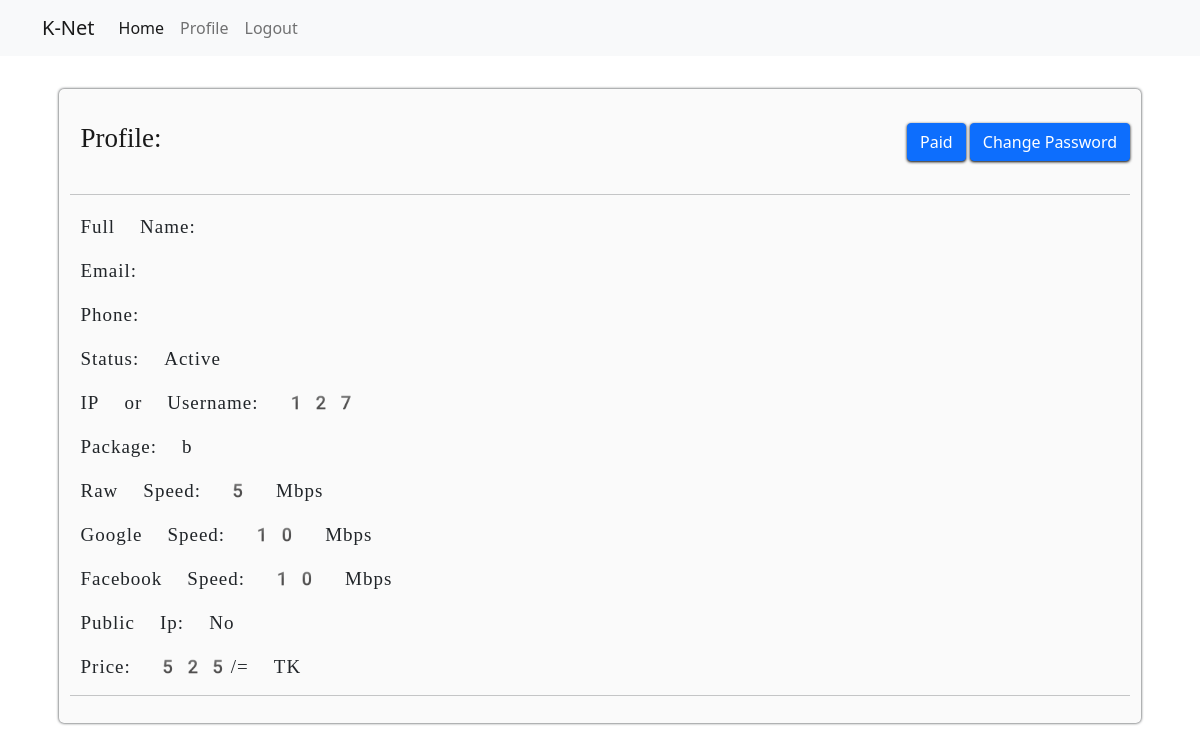
The app's page /clients/profile/user_dashboard (signed in) with its own data.
### apps/core/models.py (models this page shows, shortened)
class Isp_info(models.Model):
    name = models.CharField(max_length=200)
    address = models.CharField(max_length=200)
    phone = models.CharField(max_length=200)
    email = models.EmailField(max_length=200)
    website = models.URLField(max_length=200)

class Package(models.Model):
    choice_status = (('Active', 'Active'), ('Inactive', 'Inactive'))
    name = models.CharField(max_length=200)
    speed = models.IntegerField()
    ggc = models.IntegerField(default=10, verbose_name='GGC')
    fna = models.IntegerField(default=10, verbose_name='FNA')
    public_ip = models.BooleanField(default=False)
    status = models.CharField(max_length=100, choices=choice_status)
    price = models.IntegerField()

### apps/users/models.py (models this page shows, shortened)
class User(AbstractBaseUser):
    user_id = models.IntegerField(unique=True,)
    client = models.BooleanField(default=True)
    reseller = models.BooleanField(default=False)
    owner = models.BooleanField(default=False)
    worker = models.BooleanField(default=False)
    staff = models.BooleanField(default=False)
    admin = models.BooleanField(default=False)
    USERNAME_FIELD = 'user_id'
    REQUIRED_FIELDS = []
    object = UserManager()
    @property
    def is_superuser(self):
        if self.admin == True:
            return True
        else:
            return False

### apps/clients/models.py (models this page shows, shortened)
class Clients(models.Model):
    genders = (
        ('Male', 'Male'),
        ('Female', 'Female'),
        ('Others', 'Others'),
    )
    choice_status = (('Active', 'Active'), ('Inactive', 'Inactive'))
    user = models.OneToOneField(User, on_delete=models.CASCADE)
    first_name = models.CharField(max_length=245)
    last_name = models.CharField(max_length=245)
    gender = models.CharField(max_length=245, choices=genders)
    email = models.EmailField(max_length=245)
    phone = models.CharField(max_length=11)
    nid = models.CharField(max_length=11)
    client_id = models.IntegerField(unique=True)
    ip_username = models.CharField(max_length=20,
                                   unique=True,
                                   null=True,
                                   blank=True,
                                   verbose_name='IP/Username')
    address = models.CharField(max_length=100)
    olt_details = models.ForeignKey(Olt,
                                    on_delete=models.CASCADE,
                                    null=True,
                                    blank=True)
    onu_details = models.ForeignKey(Onu,
                                    on_delete=models.CASCADE,
                                    null=True,
                                    blank=True)
    switch_details = models.ForeignKey(Switch,
                                       on_delete=models.CASCADE,
                                       null=True,
                                       blank=True)
    router_details = models.ForeignKey(Router,
                                       on_delete=models.CASCADE,
                                       null=True,
                                       blank=True)
    package_details = models.ForeignKey(Package,
                                        on_delete=models.CASCADE,
                                        null=True,
                                        blank=True)
    pop_details = models.ForeignKey(Pop,
                                    on_delete=models.CASCADE,
                                    null=True,
                                    blank=True)
    status = models.CharField(max_length=100,
                              default='Active',
                              choices=choice_status)
    paid = models.BooleanField(default=False)
    reseller = models.ForeignKey(
        Resellers, on_delete=models.CASCADE, null=True, blank=True)
    date = models.DateTimeField(auto_now_add=True)

### apps/clients/views.py (the view)
# urls.py: path('profile/user_dashboard', views.client_profile,
@login_required(login_url='client-login')
def client_profile(request):
    isp_info = Isp_info.objects.filter(id=1).first()
    context = {'isp_info': isp_info}
    return render(request, 'clients/clients_userpage.html', context)

### apps/clients/templates/clients/clients_userpage.html (shortened to what this page needs)
{% extends 'home/home.html' %}
{% block content %}
<section>
  <div class="container">
    <div class="user-dashboard-wrapper">
      <div class="profile-title">
        <h3>Profile:</h3>
        <div>
          {% if request.user.clients.paid == False %}
            {% if request.user.worker %}
            <a class="btn btn-primary" href="{% url 'daily-invoice' %}">Invoice</a>
            {% else %}
            <a class="btn btn-primary" href="{% url 'client_logout' %}">Pay</a>
            {% endif %}
          {% else %}
          {% if request.user.worker %}
            <a class="btn btn-primary" href="{% url 'daily-invoice' %}">Invoice</a>
            {% else %}
          <a class="btn btn-primary" href="{% url 'user_dashboard' %}">Paid</a>
          {% endif %}
          {% endif %}
          <a class="btn btn-primary" href="#">Change Password</a>
        </div>
      </div>
      <hr>
      <div class="user-profile-wrapper">
        <div class="profile-details">
          <h3>Full Name: </h3>
        </div>
        <div class="profile-details">
          <h3>Email: </h3>
        </div>
        <div class="profile-details">
          <h3>Phone: </h3>
        </div>
        <div class="profile-details">
          <h3>Status: <span>{{request.user.clients.status}}</span></h3>
        </div>
        <div class="profile-details">
          <h3>IP or Username: <span>{{request.user.clients.ip_username}}</span></h3>
        </div>
        <div class="profile-details">
          <h3>Package: <span>{{request.user.clients.package_details.name}}</span></h3>
        </div>
        <div class="profile-details">
          <h3>Raw Speed: <span>{{request.user.clients.package_details.speed}} Mbps</span></h3>
        </div>
        <div class="profile-details">
          <h3>Google Speed: <span>{{request.user.clients.package_details.ggc}} Mbps</span></h3>
        </div>
        <div class="profile-details">
          <h3>Facebook Speed: <span>{{request.user.clients.package_details.fna}} Mbps</span></h3>
        </div>
        <div class="profile-details">
          <h3>Public Ip: <span>{% if request.user.clients.package_details.public_ip %}
              Yes
              {% else%}
              No
              {% endif %}</span></h3>
        </div>
        <div class="profile-details">
          <h3>Price: <span>{{request.user.clients.package_details.price}}/= TK</span></h3>
        </div>
        <hr>
      </div>
    </div>
  </div>
</section>
{% endblock content %}

### apps/home/templates/home/home.html (shortened to what this page needs)
{% load static %}
<!DOCTYPE html>
<html lang="en">
<head>
  <link href="https://cdn.jsdelivr.net/npm/bootstrap@5.0.2/dist/css/bootstrap.min.css" rel="stylesheet"
>
  <link rel="stylesheet" href="{% static 'core/client.css' %}">
</head>
<body>
  <nav class="navbar navbar-expand-lg navbar-light bg-light">
    <div class="container">
      {% if request.user.admin %}
      <a class="navbar-brand" href="{% url 'inside' %}">{{isp_info.name}}</a>
      {% elif request.user.worker %}
      <a class="navbar-brand" aria-current="page" href="{% url 'inside' %}">{{isp_info.name}}</a>
      {% else %}
      <a class="navbar-brand" href="{% url 'home-page' %}">{{isp_info.name}}</a>
      {% endif %}
      <div class="collapse navbar-collapse" id="navbarNav">
        <ul class="navbar-nav">
          <li class="nav-item">
            {% if request.user.is_superuser %}
            <a class="nav-link active" aria-current="page" href="{% url 'inside' %}">Home</a>
            {% elif request.user.worker %}
            <a class="nav-link active" aria-current="page" href="{% url 'inside' %}">Home</a>
            {% elif request.user.reseller %}
            <a class="nav-link active" aria-current="page" href="{% url 'reseller_dashboard' %}">Home</a>
            {% else %}
            <a class="nav-link active" aria-current="page" href="{% url 'home-page' %}">Home</a>
            {% endif %}
          </li>
          {% if request.user.is_authenticated %}
          <li class="nav-item">
            <a class="nav-link" href="{% url 'user_dashboard' %}">Profile</a>
          </li>
          {% endif %}
          <li class="nav-item">
            {% if request.user.is_authenticated %}
            <a class="nav-link" href="{% url 'client_logout' %}">Logout</a>
            {% else %}
            <a class="nav-link" href="{% url 'client-login' %}">log in</a>
            {% endif %}
          </li>
        </ul>
      </div>
    </div>
  </nav>
  {% block content %}{% endblock content %}
</body>
</html>

### static/core/client.css (style rules this page uses)
.user-dashboard-wrapper { background: #8080800a; box-shadow: 0px 0px 3px 0px; width: 97%; margin: auto; margin-bottom: 1.5%; margin-top: 3%; border-radius: 5px; padding: 1%; }
.profile-title { margin-top: 2%; margin-left: 1%; margin-bottom: 3%; display: flex; align-items: center; justify-content: space-between; }
.profile-title h3 { font-size: 27px; display: inline-block; font-family: emoji; color: #000000e6; }
.profile-title a { margin-right: 0; box-shadow: 0px 1px 3px 0px black; }
.profile-details h3 { margin-top: 2%; margin-left: 1%; font-size: 19px; font-family: emoji; font-weight: 500; letter-spacing: 1px; }

### records on screen
Isp_info: name "K-Net"
User: user.clients.status "Active", user.clients.ip_username "127", user.clients.package_details.name "b", user.clients.package_details.speed "5", user.clients.package_details.ggc "10", user.clients.package_details.fna "10", user.clients.package_details.price "525"
